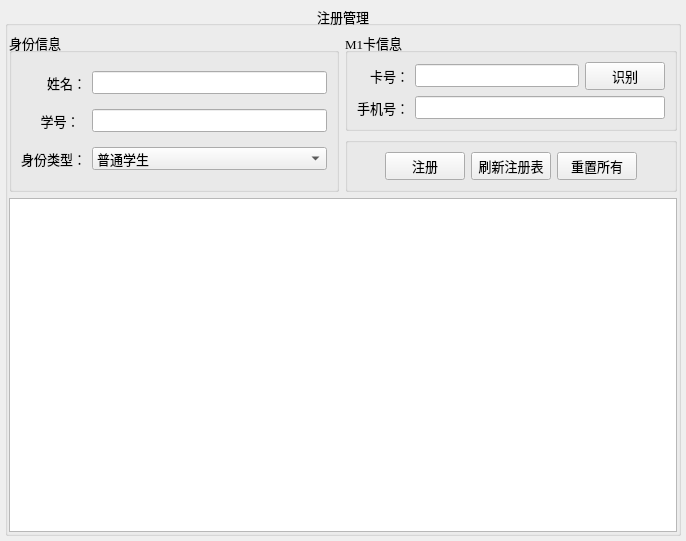
<?xml version="1.0" encoding="UTF-8"?>
<ui version="4.0">
 <class>RegistorWidget</class>
 <widget class="QWidget" name="RegistorWidget">
  <property name="geometry">
   <rect>
    <x>0</x>
    <y>0</y>
    <width>686</width>
    <height>541</height>
   </rect>
  </property>
  <property name="windowTitle">
   <string>Form</string>
  </property>
  <layout class="QVBoxLayout" name="verticalLayout_2">
   <property name="leftMargin">
    <number>5</number>
   </property>
   <property name="topMargin">
    <number>5</number>
   </property>
   <property name="rightMargin">
    <number>5</number>
   </property>
   <property name="bottomMargin">
    <number>5</number>
   </property>
   <item>
    <widget class="QGroupBox" name="groupBox_4">
     <property name="font">
      <font>
       <family>Times New Roman</family>
       <pointsize>10</pointsize>
      </font>
     </property>
     <property name="title">
      <string>注册管理</string>
     </property>
     <property name="alignment">
      <set>Qt::AlignCenter</set>
     </property>
     <layout class="QVBoxLayout" name="verticalLayout_3">
      <property name="leftMargin">
       <number>1</number>
      </property>
      <property name="topMargin">
       <number>6</number>
      </property>
      <property name="rightMargin">
       <number>1</number>
      </property>
      <property name="bottomMargin">
       <number>1</number>
      </property>
      <item>
       <widget class="QFrame" name="frame">
        <property name="sizePolicy">
         <sizepolicy hsizetype="Preferred" vsizetype="Fixed">
          <horstretch>0</horstretch>
          <verstretch>0</verstretch>
         </sizepolicy>
        </property>
        <property name="maximumSize">
         <size>
          <width>16777215</width>
          <height>200</height>
         </size>
        </property>
        <property name="font">
         <font>
          <family>Times New Roman</family>
          <pointsize>10</pointsize>
         </font>
        </property>
        <layout class="QHBoxLayout" name="horizontalLayout_3">
         <property name="leftMargin">
          <number>0</number>
         </property>
         <property name="topMargin">
          <number>0</number>
         </property>
         <property name="rightMargin">
          <number>0</number>
         </property>
         <property name="bottomMargin">
          <number>0</number>
         </property>
         <item>
          <widget class="QGroupBox" name="groupBox">
           <property name="minimumSize">
            <size>
             <width>330</width>
             <height>0</height>
            </size>
           </property>
           <property name="font">
            <font>
             <family>Times New Roman</family>
             <pointsize>10</pointsize>
            </font>
           </property>
           <property name="title">
            <string>身份信息</string>
           </property>
           <layout class="QGridLayout" name="gridLayout">
            <item row="2" column="2">
             <widget class="QComboBox" name="comboBox_UserType">
              <property name="font">
               <font>
                <family>Times New Roman</family>
                <pointsize>10</pointsize>
               </font>
              </property>
              <item>
               <property name="text">
                <string>普通学生</string>
               </property>
              </item>
              <item>
               <property name="text">
                <string>普通老师</string>
               </property>
              </item>
              <item>
               <property name="text">
                <string>管理老师</string>
               </property>
              </item>
              <item>
               <property name="text">
                <string>custom</string>
               </property>
              </item>
             </widget>
            </item>
            <item row="0" column="2">
             <widget class="QLineEdit" name="lineEdit_Name">
              <property name="font">
               <font>
                <family>Times New Roman</family>
                <pointsize>10</pointsize>
               </font>
              </property>
             </widget>
            </item>
            <item row="2" column="0">
             <widget class="QLabel" name="label_2">
              <property name="font">
               <font>
                <family>Times New Roman</family>
                <pointsize>10</pointsize>
               </font>
              </property>
              <property name="text">
               <string>身份类型：</string>
              </property>
             </widget>
            </item>
            <item row="0" column="0">
             <widget class="QLabel" name="label">
              <property name="font">
               <font>
                <family>Times New Roman</family>
                <pointsize>10</pointsize>
               </font>
              </property>
              <property name="text">
               <string>姓名：</string>
              </property>
              <property name="alignment">
               <set>Qt::AlignRight|Qt::AlignTrailing|Qt::AlignVCenter</set>
              </property>
             </widget>
            </item>
            <item row="1" column="0">
             <widget class="QLabel" name="label_3">
              <property name="text">
               <string>      学号：</string>
              </property>
             </widget>
            </item>
            <item row="1" column="2">
             <widget class="QLineEdit" name="lineEdit2"/>
            </item>
           </layout>
          </widget>
         </item>
         <item>
          <layout class="QVBoxLayout" name="verticalLayout">
           <item>
            <widget class="QGroupBox" name="groupBox_2">
             <property name="minimumSize">
              <size>
               <width>330</width>
               <height>0</height>
              </size>
             </property>
             <property name="font">
              <font>
               <family>Times New Roman</family>
               <pointsize>10</pointsize>
              </font>
             </property>
             <property name="title">
              <string>M1卡信息</string>
             </property>
             <layout class="QGridLayout" name="gridLayout_2">
              <item row="1" column="0">
               <widget class="QLabel" name="label_6">
                <property name="font">
                 <font>
                  <family>Times New Roman</family>
                  <pointsize>10</pointsize>
                 </font>
                </property>
                <property name="text">
                 <string>手机号：</string>
                </property>
                <property name="alignment">
                 <set>Qt::AlignRight|Qt::AlignTrailing|Qt::AlignVCenter</set>
                </property>
               </widget>
              </item>
              <item row="0" column="2">
               <layout class="QHBoxLayout" name="horizontalLayout_2">
                <item>
                 <widget class="QLineEdit" name="lineEdit_CardId">
                  <property name="font">
                   <font>
                    <family>Times New Roman</family>
                    <pointsize>10</pointsize>
                   </font>
                  </property>
                  <property name="readOnly">
                   <bool>true</bool>
                  </property>
                 </widget>
                </item>
                <item>
                 <widget class="QPushButton" name="btn_Inventory">
                  <property name="font">
                   <font>
                    <family>Times New Roman</family>
                    <pointsize>10</pointsize>
                   </font>
                  </property>
                  <property name="text">
                   <string>识别</string>
                  </property>
                 </widget>
                </item>
               </layout>
              </item>
              <item row="0" column="0">
               <widget class="QLabel" name="label_4">
                <property name="font">
                 <font>
                  <family>Times New Roman</family>
                  <pointsize>10</pointsize>
                 </font>
                </property>
                <property name="text">
                 <string>卡号：</string>
                </property>
                <property name="alignment">
                 <set>Qt::AlignRight|Qt::AlignTrailing|Qt::AlignVCenter</set>
                </property>
               </widget>
              </item>
              <item row="1" column="2">
               <widget class="QLineEdit" name="lineEdit"/>
              </item>
             </layout>
            </widget>
           </item>
           <item>
            <widget class="QGroupBox" name="groupBox_3">
             <property name="font">
              <font>
               <family>Times New Roman</family>
               <pointsize>10</pointsize>
              </font>
             </property>
             <property name="title">
              <string/>
             </property>
             <layout class="QHBoxLayout" name="horizontalLayout">
              <item>
               <spacer name="horizontalSpacer">
                <property name="font">
                 <font>
                  <family>Times New Roman</family>
                  <pointsize>10</pointsize>
                 </font>
                </property>
                <property name="orientation">
                 <enum>Qt::Horizontal</enum>
                </property>
                <property name="sizeHint" stdset="0">
                 <size>
                  <width>40</width>
                  <height>20</height>
                 </size>
                </property>
               </spacer>
              </item>
              <item>
               <widget class="QPushButton" name="btn_Register">
                <property name="font">
                 <font>
                  <family>Times New Roman</family>
                  <pointsize>10</pointsize>
                 </font>
                </property>
                <property name="text">
                 <string>注册</string>
                </property>
               </widget>
              </item>
              <item>
               <widget class="QPushButton" name="btn_Refresh">
                <property name="font">
                 <font>
                  <family>Times New Roman</family>
                  <pointsize>10</pointsize>
                 </font>
                </property>
                <property name="text">
                 <string>刷新注册表</string>
                </property>
               </widget>
              </item>
              <item>
               <widget class="QPushButton" name="btn_Reset">
                <property name="font">
                 <font>
                  <family>Times New Roman</family>
                  <pointsize>10</pointsize>
                 </font>
                </property>
                <property name="text">
                 <string>重置所有</string>
                </property>
               </widget>
              </item>
              <item>
               <spacer name="horizontalSpacer_4">
                <property name="font">
                 <font>
                  <family>Times New Roman</family>
                  <pointsize>10</pointsize>
                 </font>
                </property>
                <property name="orientation">
                 <enum>Qt::Horizontal</enum>
                </property>
                <property name="sizeHint" stdset="0">
                 <size>
                  <width>40</width>
                  <height>20</height>
                 </size>
                </property>
               </spacer>
              </item>
             </layout>
            </widget>
           </item>
          </layout>
         </item>
        </layout>
       </widget>
      </item>
      <item>
       <widget class="QTableView" name="tableView">
        <property name="font">
         <font>
          <family>Times New Roman</family>
          <pointsize>10</pointsize>
         </font>
        </property>
       </widget>
      </item>
     </layout>
    </widget>
   </item>
  </layout>
 </widget>
 <resources/>
 <connections/>
</ui>
